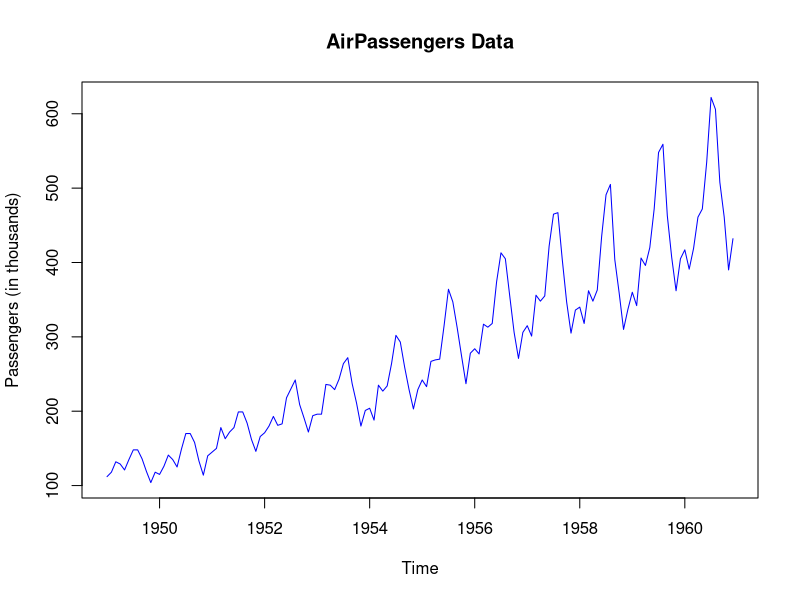
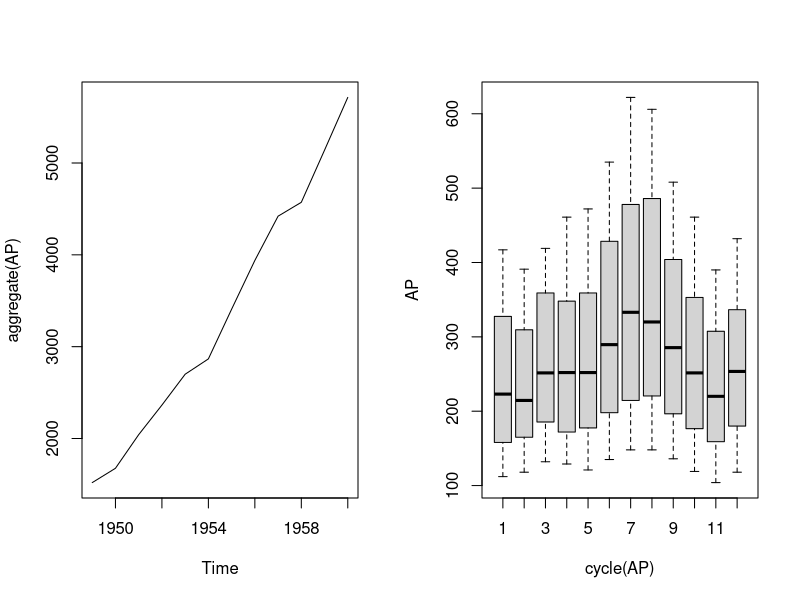
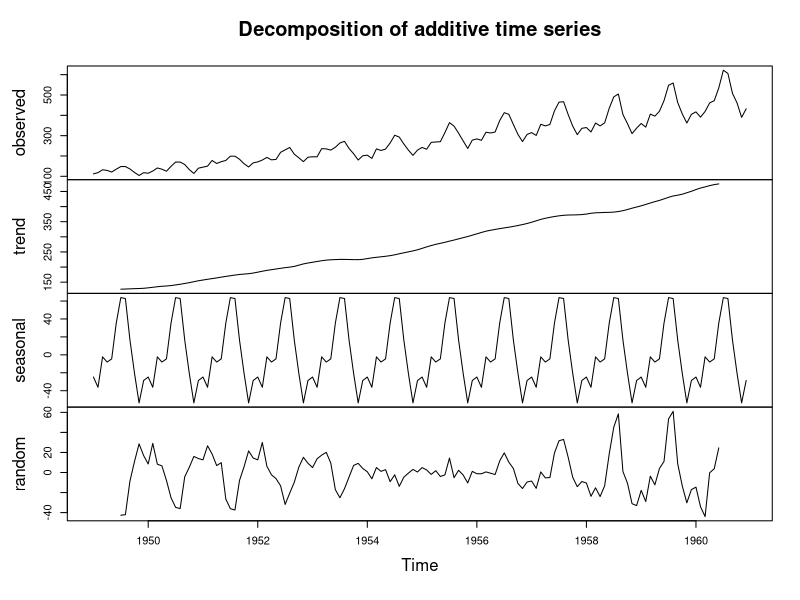
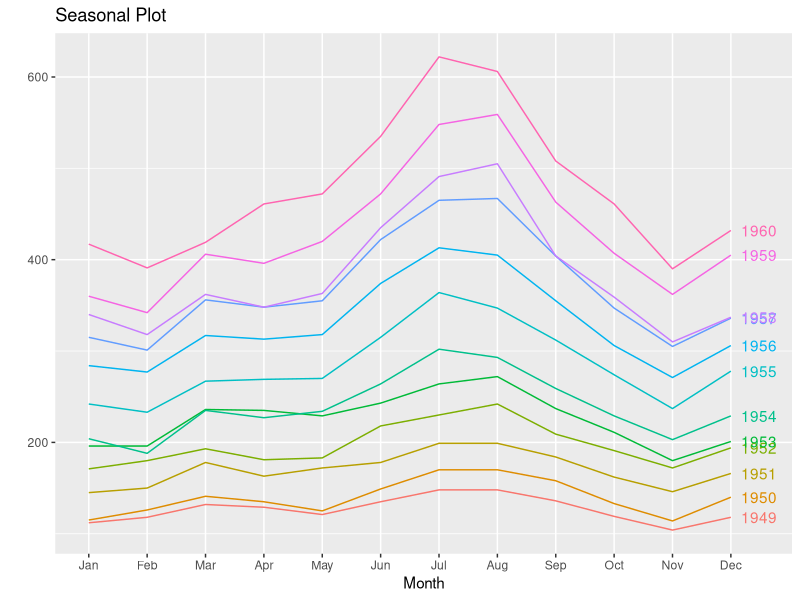
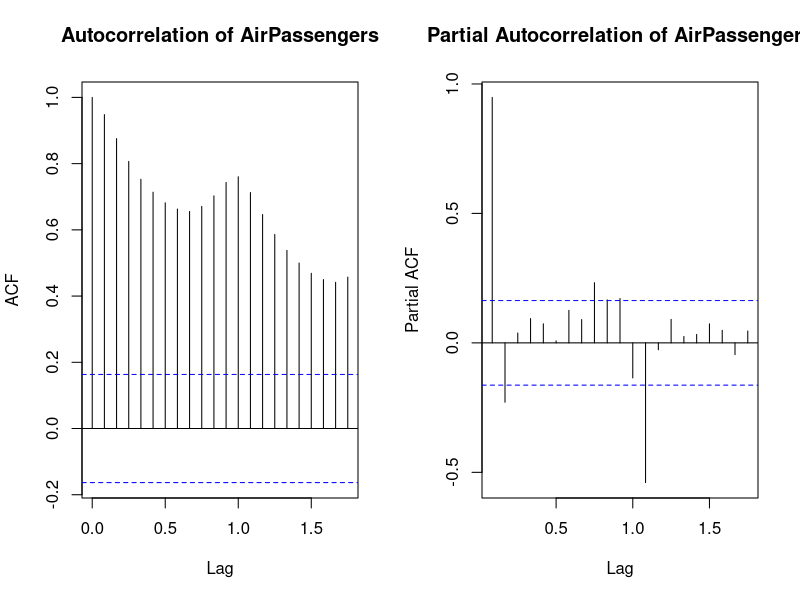
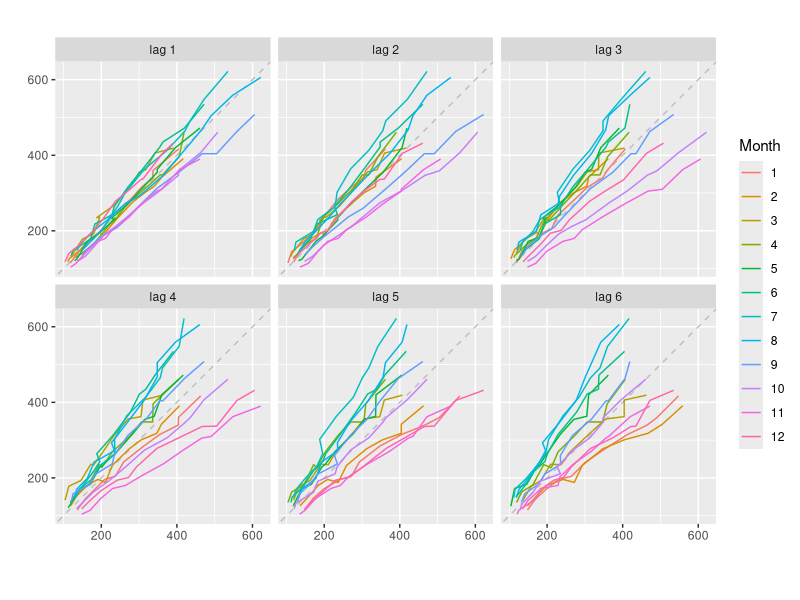

These charts were generated, in order, by the following R code:
## ---- chunk 1
data(AirPassengers) # loads built-in data-set
AP <- AirPassengers
AP
## ---- chunk 2
class(AP)
## ---- chunk 3
start(AP)
end(AP)
frequency(AP)
## ---- chunk 4
plot(AP,  main="AirPassengers Data", ylab="Passengers (in thousands)", col="blue")
## ---- chunk 5
layout(matrix(c(1,2), ncol=2))
plot(aggregate(AP))
boxplot(AP ~ cycle(AP))
## ---- chunk 6
decomposed <- decompose(AirPassengers)
plot(decomposed)
## ---- chunk 7
library(forecast)
ggseasonplot(AirPassengers, year.labels=TRUE, main="Seasonal Plot")
## ---- chunk 8
acf(AirPassengers, main="Autocorrelation of AirPassengers")
## ---- chunk 9
pacf(AirPassengers, main="Partial Autocorrelation of AirPassengers")
## ---- chunk 10
library(ggfortify)
gglagplot(AirPassengers, lags=6)
